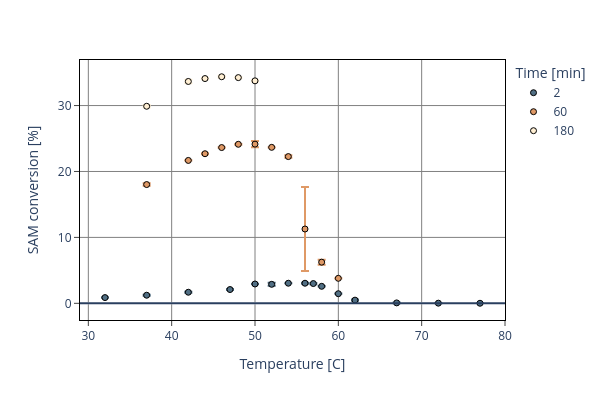

Notebook source saved alongside this figure:
### Code cell
### Temp scan
# Get csv file 
tempcurve = pd.read_csv("FlA_TempCurve.csv", sep=";")
# print(tempcurve)


tempcurve = pd.melt(tempcurve, id_vars=["Protein", "Timepoint", "Temp."], value_vars=["%SAM converted"])
# print(subset)
tempcurve = tempcurve.groupby(by=["Protein", "Timepoint", "Temp."])["value"].agg(["mean", "std"]).reset_index()
tempcurve["Timepoint"] = tempcurve["Timepoint"].astype(str)
print(tempcurve)

fig = px.scatter(tempcurve, x="Temp.", y="mean", color="Timepoint", error_y="std", color_discrete_sequence=["#516F84","#DF9966","#FFEFD3"], width=600, height=400,
             labels={
                 "Temp.": "Temperature [C]", 
                 "mean": "SAM conversion [%]",
                 "Timepoint": "Time [min]"
             })
fig.update_traces(marker_line_color="black", marker_line_width = 1.0)
fig.add_hline(y=0)
fig.update_layout(plot_bgcolor='white')
fig.update_xaxes(
    mirror=True,
    ticks='outside',
    showline=True,
    linecolor='black',
    gridcolor='gray'
)
fig.update_yaxes(
    mirror=True,
    ticks='outside',
    showline=True,
    linecolor='black',
    gridcolor='gray'
)

fig.show()

### Figure 1 — Plotly figure (JSON) as saved in the notebook; plotly's stock layout.template omitted (floating-point values rounded to 4 significant figures)
{"data": [{"error_y": {"array": [0.03888, 0.06357, 0.08526, 0.07858, 0.03223, 0.2307, 0.0005119, 0.0903, 0.08846, 0.03264, 0.01249, 0.09894, 0.04219, 0.01149, 0.00864]}, "hovertemplate": "Time [min]=2<br>Temperature [C]=%{x}<br>SAM conversion [%]=%{y}<extra></extra>", "legendgroup": "2", "marker": {"color": "#516F84", "line": {"color": "black", "width": 1}, "symbol": "circle"}, "mode": "markers", "name": "2", "orientation": "v", "showlegend": true, "type": "scatter", "x": [32, 37, 42, 47, 50, 52, 54, 56, 57, 58, 60, 62, 67, 72, 77], "xaxis": "x", "y": [0.8706, 1.227, 1.681, 2.09, 2.932, 2.881, 3.049, 3.049, 2.998, 2.576, 1.461, 0.4823, 0.06487, 0.02222, 0.01028], "yaxis": "y"}, {"error_y": {"array": [0.1939, 0.008734, 0.07046, 0.03343, 0.06341, 0.4653, 0.008217, 0.1894, 6.387, 0.3847, 0.01229]}, "hovertemplate": "Time [min]=60<br>Temperature [C]=%{x}<br>SAM conversion [%]=%{y}<extra></extra>", "legendgroup": "60", "marker": {"color": "#DF9966", "line": {"color": "black", "width": 1}, "symbol": "circle"}, "mode": "markers", "name": "60", "orientation": "v", "showlegend": true, "type": "scatter", "x": [37, 42, 44, 46, 48, 50, 52, 54, 56, 58, 60], "xaxis": "x", "y": [18.02, 21.68, 22.69, 23.63, 24.12, 24.15, 23.66, 22.26, 11.27, 6.241, 3.792], "yaxis": "y"}, {"error_y": {"array": [0.1993, 0.2712, 0.09746, 0.1511, 0.0964, 0.09972]}, "hovertemplate": "Time [min]=180<br>Temperature [C]=%{x}<br>SAM conversion [%]=%{y}<extra></extra>", "legendgroup": "180", "marker": {"color": "#FFEFD3", "line": {"color": "black", "width": 1}, "symbol": "circle"}, "mode": "markers", "name": "180", "orientation": "v", "showlegend": true, "type": "scatter", "x": [37, 42, 44, 46, 48, 50], "xaxis": "x", "y": [29.89, 33.66, 34.1, 34.37, 34.24, 33.75], "yaxis": "y"}], "layout": {"height": 400, "legend": {"title": {"text": "Time [min]"}, "tracegroupgap": 0}, "margin": {"t": 60}, "plot_bgcolor": "white", "shapes": [{"type": "line", "x0": 0, "x1": 1, "xref": "x domain", "y0": 0, "y1": 0, "yref": "y"}], "width": 600, "xaxis": {"anchor": "y", "domain": [0, 1], "gridcolor": "gray", "linecolor": "black", "mirror": true, "showline": true, "ticks": "outside", "title": {"text": "Temperature [C]"}}, "yaxis": {"anchor": "x", "domain": [0, 1], "gridcolor": "gray", "linecolor": "black", "mirror": true, "showline": true, "ticks": "outside", "title": {"text": "SAM conversion [%]"}}}}
